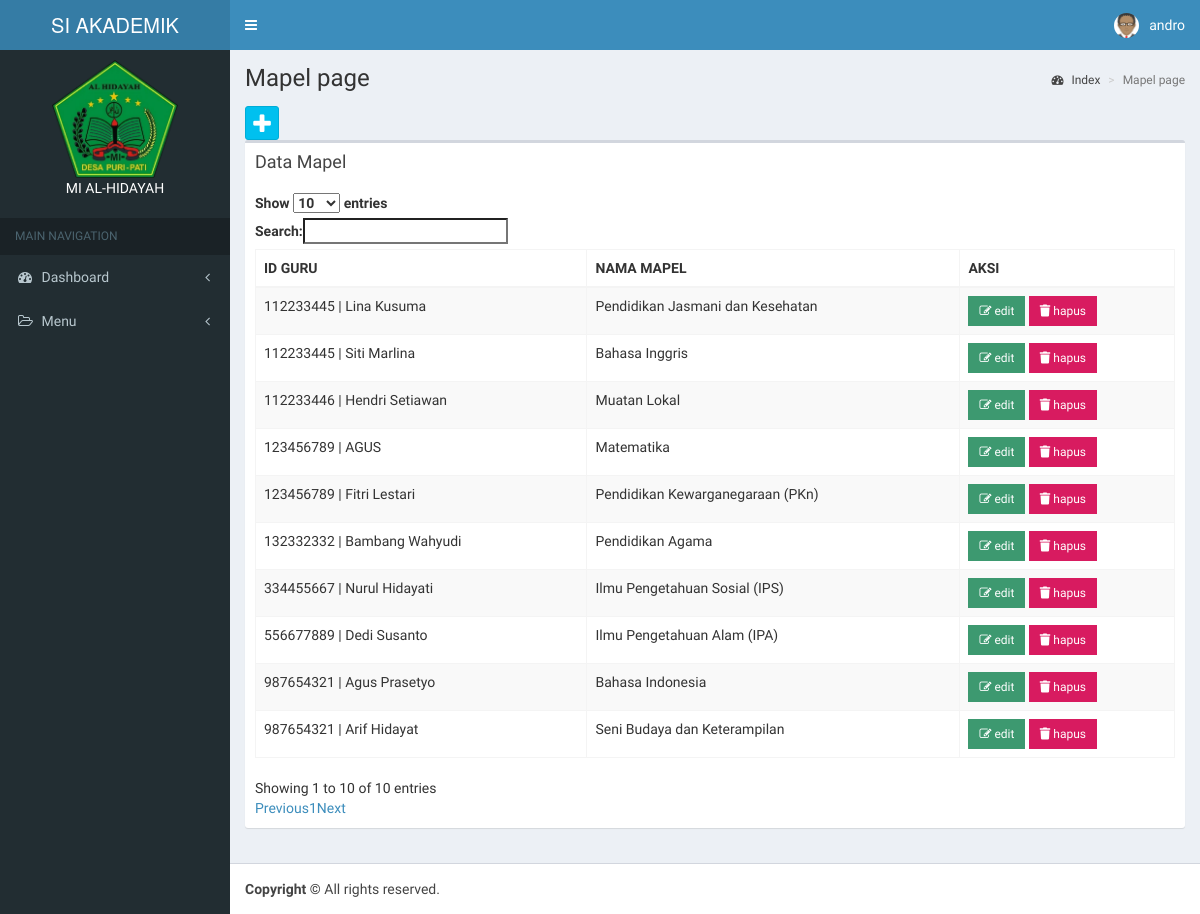
Page /app/mapel/index.php (signed in) on the committed database.
### tables this page shows
CREATE TABLE `mapel` (
  `id_mapel` int(11) NOT NULL,
  `id_guru` int(11) DEFAULT NULL,
  `nm_mapel` varchar(50) DEFAULT NULL
);

CREATE TABLE `guru` (
  `id_guru` int(11) NOT NULL,
  `nip` varchar(50) DEFAULT NULL,
  `id_user` int(11) DEFAULT NULL,
  `nm_guru` varchar(50) DEFAULT NULL,
  `no_guru` varchar(50) DEFAULT NULL,
  `jk_guru` enum('Laki-Laki','Perempuan') DEFAULT NULL,
  `alamat_guru` text DEFAULT NULL,
  `foto_guru` blob DEFAULT NULL
);

### config/config.php (called while the page is built, shortened)
<?php
function Url_web(){
    $xplode = explode("/", $_SERVER['REQUEST_URI']);
    return $xplode[1];
}
$defaul_uri = "/".Url_web();
$url = "http://".$_SERVER['SERVER_NAME'].":".$_SERVER['SERVER_PORT'].$defaul_uri;
function DB(){
    return ["localhost", "root", "", "vinka"];
}
function QueryManyData($sql){
    $conn = new mysqli(DB()[0], DB()[1], DB()[2], DB()[3]);
    $result = $conn->query($sql);
    return $result;
}
function QueryOnedata($sql){
    $conn = new mysqli(DB()[0], DB()[1], DB()[2], DB()[3]);
    $result = $conn->query($sql);
    return $result;
}

### app/mapel/index.php (the view, shortened to what this page needs)
<?php include_once '../template/header.php'; ?>
<?php include_once '../template/navbar.php'; ?>
<?php include_once '../template/sidebar.php'; ?>
<div class='content-wrapper'>
  <section class='content-header'>
    <h1>Mapel page
    </h1>
    <ol class='breadcrumb'>
      <li><a href='#'><i class='fa fa-dashboard'></i> Index</a></li>
      <li class='active'>Mapel page</li>
    </ol>
  </section>
  <section class='content'>
    <a class='btn btn-social-icon btn-info' data-toggle='tooltip' data-placement='top' title='Tambah data mapel' href='<?= $url ?>/app/mapel/tambah.php'><i class='fa fa-plus'></i></a>
    <div class='row'>
      <div class='col-xs-12'>
        <div class='box'>
          <div class='box-header'>
            <h3 class='box-title'>Data Mapel</h3>
          </div>
          <div class='box-body'>
            <table id='example1' class='table table-bordered table-striped'>
              <thead>
                <tr>
                  <th>ID GURU</th>
                  <th>NAMA MAPEL</th>
                  <th>AKSI</th>
                </tr>
              </thead>
              <tbody>
                <?php
                foreach (QueryManyData('SELECT * FROM mapel') as $row) {
                ?>
                  <tr>
                    <td>
                      <?php
                          $guru = QueryOnedata('SELECT * FROM guru WHERE id_guru = ' . $row['id_guru'] . ' ')->fetch_assoc();
                          ?>
                      <?= $guru['nip'] . " | " . $guru['nm_guru'] ?>
                    </td>
                    <td><?= $row['nm_mapel'] ?></td>
                    <td>
                      <a href='<?= $url ?>/app/mapel/edit.php?id_mapel=<?= $row['id_mapel'] ?>' class='btn bg-olive btn-flat btn-sm'><i class='fa fa-edit'></i> edit</a>
                      <button onclick='ConfirmDelete(<?= $row['id_mapel'] ?>)' class='btn bg-maroon btn-flat btn-sm'>
                        <i class='fas fa-trash'></i>
                        hapus
                      </button>
                    </td>
                  </tr>
                <?php
                }
                ?>
              </tbody>
            </table>
          </div>
        </div>
      </div>
    </div>
</div>
<?php include_once '../template/footer.php'; ?>

### rows in the picture
mapel: id_guru.nip "123456789", id_guru.nm_guru "AGUS", nm_mapel "Matematika"
mapel: id_guru.nip "987654321", id_guru.nm_guru "Agus Prasetyo", nm_mapel "Bahasa Indonesia"
mapel: id_guru.nip "112233445", id_guru.nm_guru "Siti Marlina", nm_mapel "Bahasa Inggris"
mapel: id_guru.nip "556677889", id_guru.nm_guru "Dedi Susanto", nm_mapel "Ilmu Pengetahuan Alam (IPA)"
mapel: id_guru.nip "334455667", id_guru.nm_guru "Nurul Hidayati", nm_mapel "Ilmu Pengetahuan Sosial (IPS)"
mapel: id_guru.nip "132332332", id_guru.nm_guru "Bambang Wahyudi", nm_mapel "Pendidikan Agama"
mapel: id_guru.nip "123456789", id_guru.nm_guru "Fitri Lestari", nm_mapel "Pendidikan Kewarganegaraan (PKn)"
mapel: id_guru.nip "987654321", id_guru.nm_guru "Arif Hidayat", nm_mapel "Seni Budaya dan Keterampilan"
mapel: id_guru.nip "112233445", id_guru.nm_guru "Lina Kusuma", nm_mapel "Pendidikan Jasmani dan Kesehatan"
mapel: id_guru.nip "112233446", id_guru.nm_guru "Hendri Setiawan", nm_mapel "Muatan Lokal"

### other values in the picture
$_SESSION['username'] "andro"
